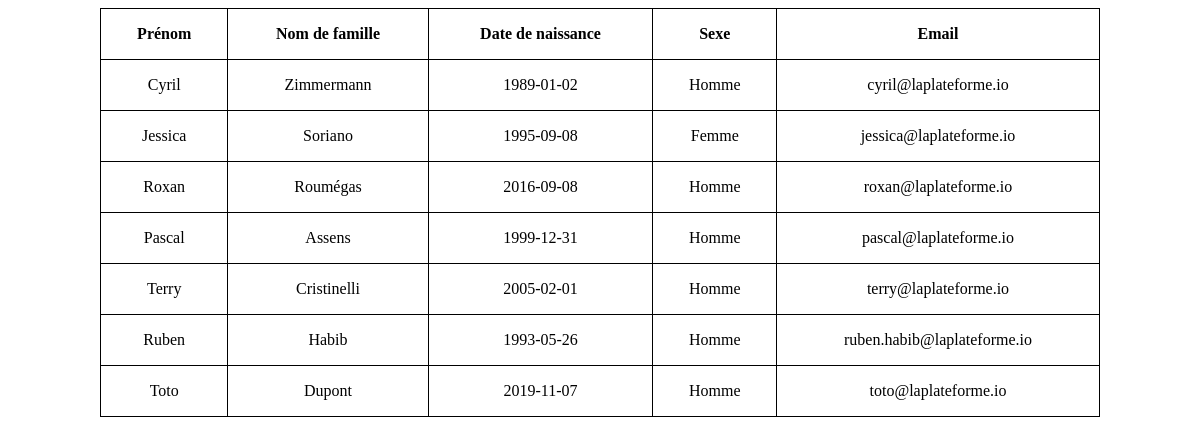
The app's page /job03/index.php with its own data.
### tables this page shows
CREATE TABLE `etudiant` (
  `id` int(11) NOT NULL,
  `prenom` varchar(255) NOT NULL,
  `nom` varchar(255) NOT NULL,
  `naissance` date NOT NULL,
  `sexe` varchar(25) NOT NULL,
  `email` varchar(255) NOT NULL
);

### job03/index.php (the view, shortened to what this page needs)
<?php
$connexion = null;
try {
  $connexion = new PDO('mysql:host=localhost;dbname=jour05', "root", "");
} catch (PDOException $e) {
  throw $e;
}
$sql = "select prenom, nom, naissance, sexe, email from etudiant;";
$request = $connexion->prepare($sql);
$request->execute();
$students = $request->fetchAll(PDO::FETCH_ASSOC);
?>
<!DOCTYPE html>
<html lang="fr">
<head>
  <link rel="stylesheet" href="./style.css">
</head>
<body>
  <table class="simple-style">
    <thead>
      <tr>
        <th>Prénom</th>
        <th>Nom de famille</th>
        <th>Date de naissance</th>
        <th>Sexe</th>
        <th>Email</th>
      </tr>
    </thead>
    <tbody>
      <?php foreach ($students as $student) { ?>
        <tr>
          <td><?= $student["prenom"] ?></td>
          <td><?= $student["nom"] ?></td>
          <td><?= $student["naissance"] ?></td>
          <td><?= $student["sexe"] ?></td>
          <td><?= $student["email"] ?></td>
        </tr>
      <?php } ?>
    </tbody>
  </table>
</body>
</html>

### job03/style.css (style rules this page uses)
.simple-style { width: 100%; max-width: 1000px; margin-inline: auto; border-collapse: collapse; }
.simple-style th, .simple-style td { padding: 1rem; border: 1px solid black; }
.simple-style td { text-align: center; }

### records on screen
etudiant: prenom "Cyril", nom "Zimmermann", naissance "1989-01-02", sexe "Homme", email "cyril@laplateforme.io"
etudiant: prenom "Jessica", nom "Soriano", naissance "1995-09-08", sexe "Femme", email "jessica@laplateforme.io"
etudiant: prenom "Roxan", nom "Roumégas", naissance "2016-09-08", sexe "Homme", email "roxan@laplateforme.io"
etudiant: prenom "Pascal", nom "Assens", naissance "1999-12-31", sexe "Homme", email "pascal@laplateforme.io"
etudiant: prenom "Terry", nom "Cristinelli", naissance "2005-02-01", sexe "Homme", email "terry@laplateforme.io"
etudiant: prenom "Ruben", nom "Habib", naissance "1993-05-26", sexe "Homme", email "ruben.habib@laplateforme.io"
etudiant: prenom "Toto", nom "Dupont", naissance "2019-11-07", sexe "Homme", email "toto@laplateforme.io"
